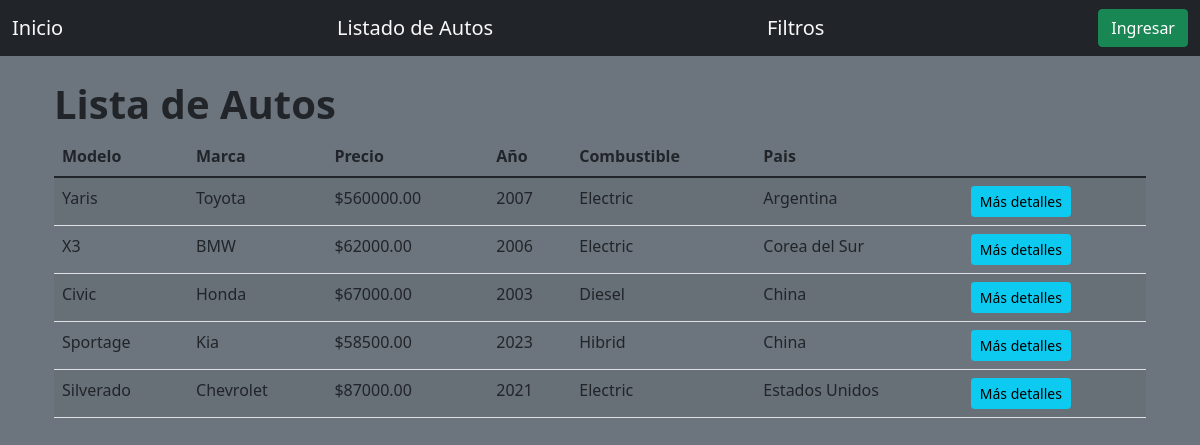
The app's page /vehiculos/ with its own data.
### vehiculos/models.py (models this page shows, shortened)
class Auto(models.Model):
    name = models.CharField(max_length=120)
    mark = models.ForeignKey(
        Marca,
        on_delete=models.SET_NULL,
        related_name='marcas',
        null=True,
    )
    price = models.DecimalField(
        max_digits=10,
        decimal_places=2,
    )
    year = models.ForeignKey(
        Anio,
        on_delete=models.SET_NULL,
        related_name='anios',
        null=True,
    )
    fuel = models.ForeignKey(
        Combustible,
        on_delete=models.SET_NULL,
        related_name='combustibles',
        null=True,
    )
    country = models.ForeignKey(
        Pais,
        on_delete=models.SET_NULL,
        related_name='paises',
        null=True,
    )

class Marca(models.Model):
    name = models.CharField(max_length=30)

class Anio(models.Model):
    name = models.CharField(max_length=20)

class Combustible(models.Model):
    name = models.CharField(max_length=20)

class Pais(models.Model):
    name = models.CharField(max_length=20)

### vehiculos/views/auto_view.py (the view)
def auto_list(request):
    autos = repoA.get_all()
    return render(
        request,
        'autos/list.html',
        dict(
            cars=autos
        )
    )

### vehiculos/repositories/auto.py (called while the page is built)
    def get_all(self) -> List[Auto]:
        return Auto.objects.all()

### vehiculos/templates/autos/list.html (shortened to what this page needs)
{% extends "home/base.html" %}
{% block content %}
<div class="container mt-3">
    <h1><strong>Lista de Autos</strong></h1>
    <table class="table table-striped">
        <thead>
            <tr>
                <th>Modelo</th>
                <th>Marca</th>
                <th>Precio</th>
                <th>Año</th>
                <th>Combustible</th>
                <th>Pais</th>
            </tr>
        </thead>
        <tbody>
            {% for car in cars %}
                <tr>
                    <td>{{ car.name }}</td>
                    {% if car.mark.name  %}
                        <td>{{ car.mark.name }}</td>
                    {% else %}
                        <td>-</td>
                    {% endif %}
                    <td>${{ car.price }}</td>
                    {% if car.year.name  %}
                        <td>{{ car.year.name }}</td>
                    {% else %}
                        <td>-</td>
                    {% endif %}
                    {% if car.fuel.name  %}
                        <td>{{ car.fuel.name }}</td>
                    {% else %}
                        <td>-</td>
                    {% endif %}
                    {% if car.country.name  %}
                        <td>{{ car.country.name }}</td>
                    {% else %}
                        <td>-</td>
                    {% endif %}
                    <td>
                        <a href="{% url 'auto_detail' car.id %}" class="btn btn-info btn-sm">Más detalles</a>
                    </td>
                </tr>
            {% endfor %}
        </tbody>
    </table>
</div>
{% endblock %}

### home/templates/home/base.html (shortened to what this page needs)
<!DOCTYPE html>
<html lang="es">
<head>
    <link href="https://cdn.jsdelivr.net/npm/bootstrap@5.1.3/dist/css/bootstrap.min.css" rel="stylesheet">
</head>
<body class="bg-secondary">
    <nav class="navbar navbar-expand-lg navbar-light bg-dark">
        <div class="container-fluid">
            <a class="navbar-brand text-light" href="{% url 'index' %}">Inicio</a>
            <a class="navbar-brand text-light" href="{% url 'auto_list' %}">Listado de Autos</a>
            <a class="navbar-brand text-light" href="{% url 'filters' %}">Filtros</a>
            {% if user.is_authenticated %}
                <a href="{% url 'logout' %}" class="btn btn-danger">Salir</a>
            {% else %}
                <a href="{% url 'login' %}" class="btn btn-success">Ingresar</a>
            {% endif %}
        </div>
    </nav>
    <div class="container mt-4">
        {% block content %}
        {% endblock %}
    </div>
</body>
</html>

### records on screen
Auto: name "Yaris", mark.name "Toyota", price "560000.00", year.name "2007", fuel.name "Electric", country.name "Argentina"
Auto: name "X3", mark.name "BMW", price "62000.00", year.name "2006", fuel.name "Electric", country.name "Corea del Sur"
Auto: name "Civic", mark.name "Honda", price "67000.00", year.name "2003", fuel.name "Diesel", country.name "China"
Auto: name "Sportage", mark.name "Kia", price "58500.00", year.name "2023", fuel.name "Hibrid", country.name "China"
Auto: name "Silverado", mark.name "Chevrolet", price "87000.00", year.name "2021", fuel.name "Electric", country.name "Estados Unidos"
